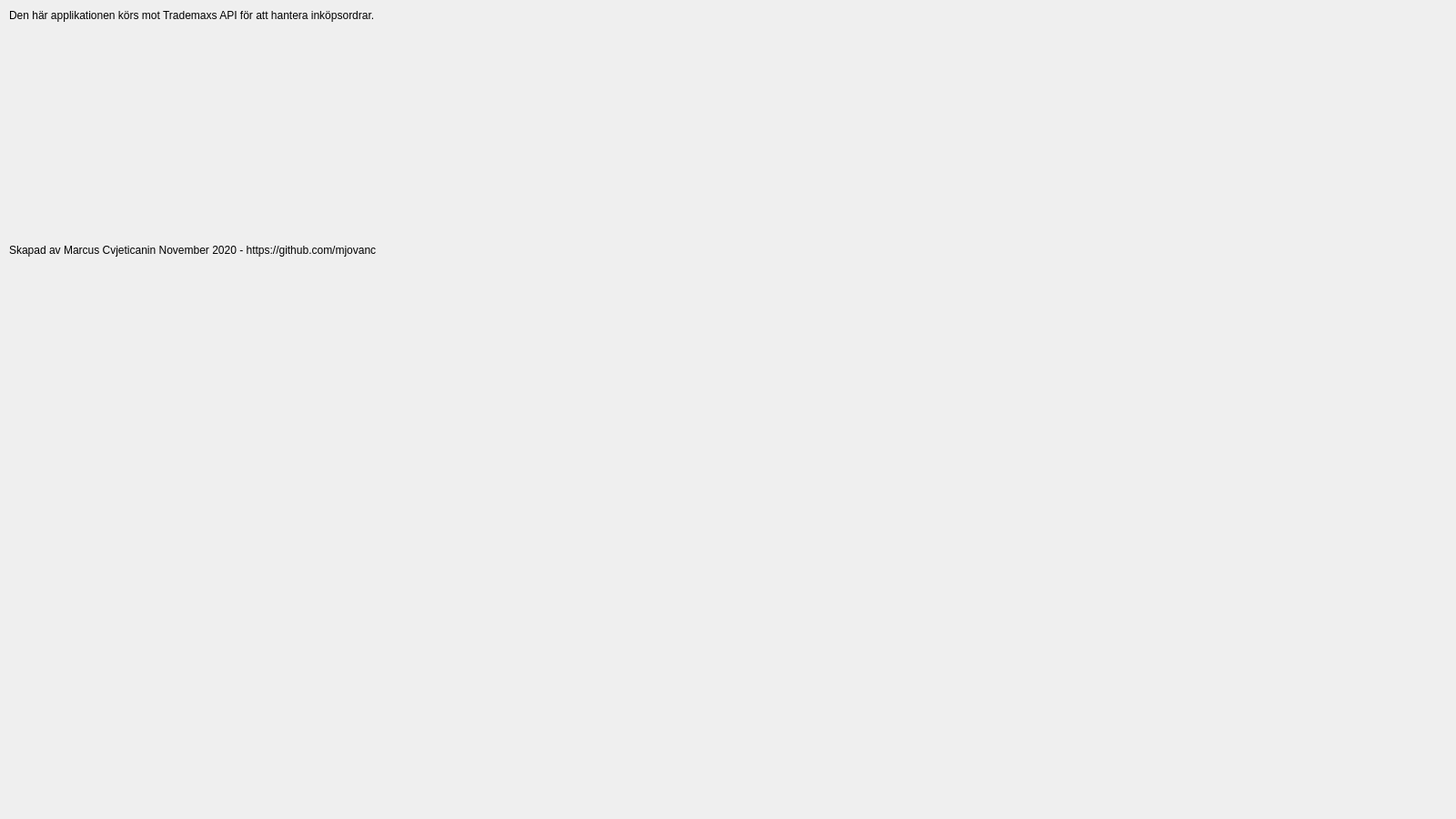
<?xml version="1.0" encoding="UTF-8"?>
<ui version="4.0">
 <class>AboutWidget</class>
 <widget class="QWidget" name="AboutWidget">
  <property name="geometry">
   <rect>
    <x>0</x>
    <y>0</y>
    <width>1600</width>
    <height>900</height>
   </rect>
  </property>
  <property name="windowTitle">
   <string>Om applikationen</string>
  </property>
  <widget class="QWidget" name="verticalLayoutWidget">
   <property name="geometry">
    <rect>
     <x>10</x>
     <y>10</y>
     <width>616</width>
     <height>351</height>
    </rect>
   </property>
   <layout class="QVBoxLayout" name="verticalLayout">
    <item>
     <widget class="QLabel" name="label">
      <property name="text">
       <string>Den här applikationen körs mot Trademaxs API för att hantera inköpsordrar. </string>
      </property>
      <property name="textFormat">
       <enum>Qt::RichText</enum>
      </property>
      <property name="alignment">
       <set>Qt::AlignLeading|Qt::AlignLeft|Qt::AlignTop</set>
      </property>
      <property name="wordWrap">
       <bool>true</bool>
      </property>
     </widget>
    </item>
    <item>
     <widget class="QLabel" name="label_2">
      <property name="text">
       <string>Skapad av Marcus Cvjeticanin November 2020 - https://github.com/mjovanc</string>
      </property>
     </widget>
    </item>
   </layout>
  </widget>
 </widget>
 <resources/>
 <connections/>
</ui>
